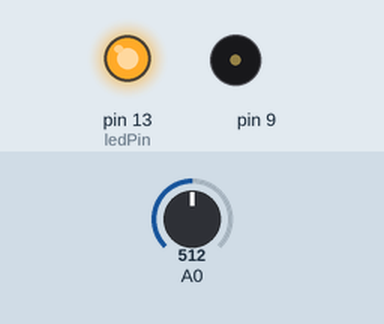
The sketch below on a simulated Arduino Uno, built with avr-gcc and run on an emulated ATmega328P. On the bench: output pins drawn as LEDs (lit = HIGH), buzzer (waves = sounding). Inputs (shaded band) come from the test bench; at power-on: A0 = 512. What the sketch prints to the serial monitor is not drawn.

Above: at 0.1 s.
At 5.1 s:
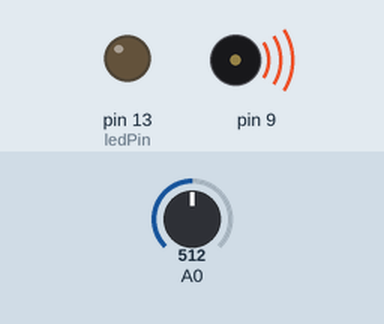
Timing chart, 0 to 6.6 s (numbered marks = the images above):
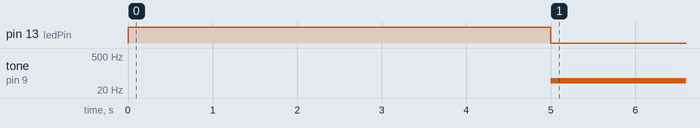

Measured:
- by itself, tone on pin 9: silent → 49 Hz at 5.0 s

The sketch:

lightTheremin.ino
```cpp
/*
  Arduino Starter Kit example
 Project 6  - Light Theremin

 This sketch is written to accompany Project 6 in the
 Arduino Starter Kit

 Parts required:
 photoresistor
 10 kilohm resistor
 piezo

 Created 13 September 2012
 by Scott Fitzgerald

 http://arduino.cc/starterKit

 This example code is part of the public domain
*/

// variable to hold sensor value
int sensorValue;
// variable to calibrate low value
int sensorLow = 1023;
// variable to calibrate high value
int sensorHigh = 0;
// LED pin
const int ledPin = 13;

void setup() {
  Serial.begin(9600);
  // Make the LED pin an output and turn it on
  pinMode(ledPin, OUTPUT);
  digitalWrite(ledPin, HIGH);

  // calibrate for the first five seconds after program runs
  while (millis() < 5000) {
    // record the maximum sensor value
    sensorValue = analogRead(A0);
    if (sensorValue > sensorHigh) {
      sensorHigh = sensorValue;
    }
    // record the minimum sensor value
    if (sensorValue < sensorLow) {
      sensorLow = sensorValue;
    }
  }
  // turn the LED off, signaling the end of the calibration period
  digitalWrite(ledPin, LOW);
}

void loop() {
  //read the input from A0 and store it in a variable
  sensorValue = analogRead(A0);
Serial.println(sensorValue);
  // map the sensor values to a wide range of pitches
  int pitch = map(sensorValue, sensorLow, sensorHigh, 50, 4000);

  // play the tone for 20 ms on pin 8
  tone(9, pitch, 20);

  // wait for a moment
  delay(10);
}
```
